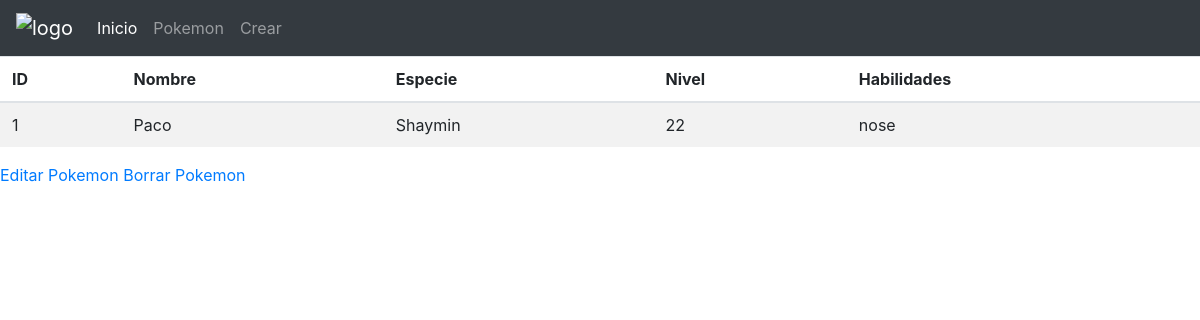
The page /libreria/libros/1 on the database as committed earlier.
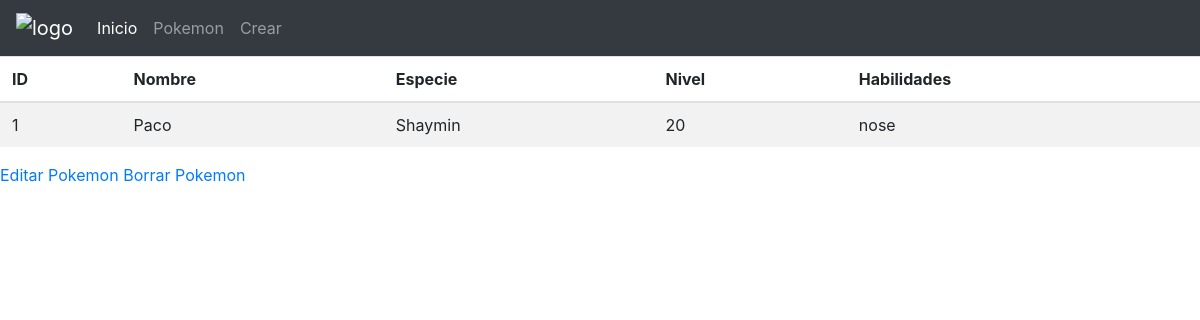
The same page on the database as committed later.
### libreria/models.py (models this page shows, shortened)
class pokemon(models.Model):
    id = models.IntegerField(primary_key=True)
    nombre = models.CharField(max_length=30)
    especie = models.CharField(max_length=30)
    nivel = models.IntegerField()
    habilidad = models.CharField(max_length=30)

### libreria/views.py (the view, shortened to what this page needs)
# urls.py: path('libros/<int:id>',detalle_pokemon),
def detalle_pokemon(request, id):
    if request.method == "GET":
        bicho = pokemon.objects.get(id=id)
        return render(request, 'libro_detalle.html', {"pokemon": bicho})

### templates/libro_detalle.html
{% include "header.html" %}
{% block content %}
<body>
<table class="table table-striped">
                        <thead>
                            <tr>
                                <th>ID</th>
                                <th>Nombre</th>
                                <th>Especie</th>
                                <th>Nivel</th>
                                <th>Habilidades</th>
                            </tr>
                        </thead>
                        <tbody>
                                <tr>
                                    <td>{{pokemon.id}}</td>
                                    <td>{{pokemon.nombre }}</td>
                                    <td>{{pokemon.especie }}</td>
                                    <td>{{pokemon.nivel }}</td>
                                    <td>{{pokemon.habilidad}}</td>
                                </tr>
                        </tbody>
                    </table>
<a href="/libreria/libros/editar/{{ pokemon.id }}">Editar Pokemon</a>
<a href="/libreria/libros/borrar/{{ pokemon.id }}">Borrar Pokemon</a>
</body>
{% endblock %}

Rows that differ between the two databases and show on the page:
changed pokemon "Paco": nivel "22" → "20"
